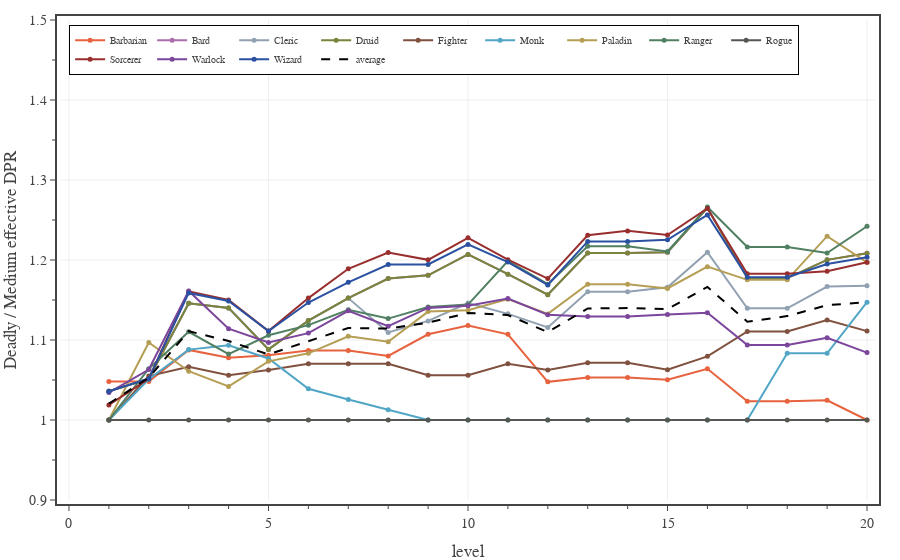

The code cell stored with this chart in its notebook:
### Code cell
# plots the ratio between the Deadly and Medium encounter XPs for each class
enc_diffs = ['Easy','Medium','Hard','Deadly']
levels = np.array(range(1,21,1))

fig = go.Figure()

xp_mean = np.zeros(len(levels))
for pc in PC_CLASSES:
    pc_xp = np.zeros([20, len(enc_diffs)])
    for i in range(len(enc_diffs)):
        diff = enc_diffs[i]
        with open(f'./pc data - {diff} 2 short rests.json', 'r') as fin:
            pc_data = json.load(fin)
        
        pc_xp[:,i] = np.array(pc_data[pc]['effective damage per round mean'])

    for i in range(20):
        pc_xp[i,:] /= pc_xp[i,1]
    
    fig.add_trace(go.Scatter(
        x=levels, 
        y=pc_xp[:,3],
        mode='lines+markers', 
        line=dict(color=PC_CLASSES[pc]['color'], dash='solid'),
        marker={'size': 5},
        unselected=dict(marker=dict(opacity=0.0)),
        name=pc,
        hovertemplate=
            '<b>'+pc+'</b><br>'+
            'level %{x}<br>'+
            'XP delta %{y:.2f}'+
            '<extra></extra>'
    ))
    
    xp_mean += pc_xp[:,3]

xp_mean /= len(PC_CLASSES)
fig.add_trace(go.Scatter(
    x=levels, 
    y=xp_mean,
    mode='lines', 
    line=dict(color='black', dash='dash'),
    unselected=dict(marker=dict(opacity=0.0)),
    name='average',
    hoverinfo='skip'
))

fig.update_layout(
    template=TFB_TEMPLATE,
    #width=600,
    #height=800,
    xaxis=dict(
        title_text='level',
        range=[-0.2, 20.2],
        tick0=0, dtick=5,
        minor=dict(tick0=0, dtick=1),
    ),
    yaxis=dict(
        title_text='Deadly / Medium effective DPR',
        range=[0.90, 1.5],
        tick0=0, dtick=0.1,
        minor=dict(tick0=0, dtick=0.05),
    ),
    legend=dict(
        yanchor='top',  y=0.99,
        xanchor='left', x=0.01,
    )
)

fig.show(config=TFB_CONFIG)
if SAVEFIGS:
    fig.write_html(
        f'./fig-class-daily-xp-delta-vs-encounter-difficulty.html', 
        include_plotlyjs=False, 
        full_html=False, 
        config=TFB_CONFIG
    )

### Figure 1 — Plotly figure (JSON) as saved in the notebook; plotly's stock layout.template omitted (floating-point values rounded to 4 significant figures)
{"data": [{"hovertemplate": "<b>Barbarian</b><br>level %{x}<br>XP delta %{y:.2f}<extra></extra>", "line": {"color": "#E7623E", "dash": "solid"}, "marker": {"size": 5}, "mode": "lines+markers", "name": "Barbarian", "type": "scatter", "unselected": {"marker": {"opacity": 0}}, "x": [1, 2, 3, 4, 5, 6, 7, 8, 9, 10, 11, 12, 13, 14, 15, 16, 17, 18, 19, 20], "y": [1.048, 1.048, 1.088, 1.078, 1.081, 1.087, 1.087, 1.08, 1.107, 1.118, 1.107, 1.048, 1.053, 1.053, 1.05, 1.064, 1.023, 1.023, 1.025, 1]}, {"hovertemplate": "<b>Bard</b><br>level %{x}<br>XP delta %{y:.2f}<extra></extra>", "line": {"color": "#AB6DAC", "dash": "solid"}, "marker": {"size": 5}, "mode": "lines+markers", "name": "Bard", "type": "scatter", "unselected": {"marker": {"opacity": 0}}, "x": [1, 2, 3, 4, 5, 6, 7, 8, 9, 10, 11, 12, 13, 14, 15, 16, 17, 18, 19, 20], "y": [1.036, 1.052, 1.146, 1.14, 1.088, 1.124, 1.152, 1.177, 1.181, 1.207, 1.182, 1.157, 1.209, 1.209, 1.21, 1.265, 1.177, 1.177, 1.2, 1.208]}, {"hovertemplate": "<b>Cleric</b><br>level %{x}<br>XP delta %{y:.2f}<extra></extra>", "line": {"color": "#91A1B2", "dash": "solid"}, "marker": {"size": 5}, "mode": "lines+markers", "name": "Cleric", "type": "scatter", "unselected": {"marker": {"opacity": 0}}, "x": [1, 2, 3, 4, 5, 6, 7, 8, 9, 10, 11, 12, 13, 14, 15, 16, 17, 18, 19, 20], "y": [1.036, 1.052, 1.146, 1.14, 1.088, 1.124, 1.152, 1.109, 1.124, 1.146, 1.133, 1.116, 1.16, 1.16, 1.166, 1.21, 1.14, 1.14, 1.167, 1.168]}, {"hovertemplate": "<b>Druid</b><br>level %{x}<br>XP delta %{y:.2f}<extra></extra>", "line": {"color": "#7A853B", "dash": "solid"}, "marker": {"size": 5}, "mode": "lines+markers", "name": "Druid", "type": "scatter", "unselected": {"marker": {"opacity": 0}}, "x": [1, 2, 3, 4, 5, 6, 7, 8, 9, 10, 11, 12, 13, 14, 15, 16, 17, 18, 19, 20], "y": [1.036, 1.052, 1.146, 1.14, 1.088, 1.124, 1.152, 1.177, 1.181, 1.207, 1.182, 1.157, 1.209, 1.209, 1.21, 1.265, 1.177, 1.177, 1.2, 1.208]}, {"hovertemplate": "<b>Fighter</b><br>level %{x}<br>XP delta %{y:.2f}<extra></extra>", "line": {"color": "#7F513E", "dash": "solid"}, "marker": {"size": 5}, "mode": "lines+markers", "name": "Fighter", "type": "scatter", "unselected": {"marker": {"opacity": 0}}, "x": [1, 2, 3, 4, 5, 6, 7, 8, 9, 10, 11, 12, 13, 14, 15, 16, 17, 18, 19, 20], "y": [1, 1.055, 1.067, 1.056, 1.063, 1.07, 1.07, 1.07, 1.056, 1.056, 1.07, 1.062, 1.071, 1.071, 1.063, 1.08, 1.111, 1.111, 1.125, 1.111]}, {"hovertemplate": "<b>Monk</b><br>level %{x}<br>XP delta %{y:.2f}<extra></extra>", "line": {"color": "#51A5C5", "dash": "solid"}, "marker": {"size": 5}, "mode": "lines+markers", "name": "Monk", "type": "scatter", "unselected": {"marker": {"opacity": 0}}, "x": [1, 2, 3, 4, 5, 6, 7, 8, 9, 10, 11, 12, 13, 14, 15, 16, 17, 18, 19, 20], "y": [1, 1.051, 1.088, 1.093, 1.077, 1.039, 1.026, 1.013, 1, 1, 1, 1, 1, 1, 1, 1, 1, 1.084, 1.083, 1.147]}, {"hovertemplate": "<b>Paladin</b><br>level %{x}<br>XP delta %{y:.2f}<extra></extra>", "line": {"color": "#B59E54", "dash": "solid"}, "marker": {"size": 5}, "mode": "lines+markers", "name": "Paladin", "type": "scatter", "unselected": {"marker": {"opacity": 0}}, "x": [1, 2, 3, 4, 5, 6, 7, 8, 9, 10, 11, 12, 13, 14, 15, 16, 17, 18, 19, 20], "y": [1, 1.097, 1.061, 1.042, 1.073, 1.083, 1.105, 1.098, 1.136, 1.137, 1.151, 1.133, 1.17, 1.17, 1.164, 1.192, 1.175, 1.175, 1.23, 1.197]}, {"hovertemplate": "<b>Ranger</b><br>level %{x}<br>XP delta %{y:.2f}<extra></extra>", "line": {"color": "#507F62", "dash": "solid"}, "marker": {"size": 5}, "mode": "lines+markers", "name": "Ranger", "type": "scatter", "unselected": {"marker": {"opacity": 0}}, "x": [1, 2, 3, 4, 5, 6, 7, 8, 9, 10, 11, 12, 13, 14, 15, 16, 17, 18, 19, 20], "y": [1, 1.064, 1.11, 1.082, 1.106, 1.119, 1.138, 1.127, 1.141, 1.144, 1.199, 1.17, 1.217, 1.217, 1.211, 1.266, 1.216, 1.216, 1.209, 1.242]}, {"hovertemplate": "<b>Rogue</b><br>level %{x}<br>XP delta %{y:.2f}<extra></extra>", "line": {"color": "#555752", "dash": "solid"}, "marker": {"size": 5}, "mode": "lines+markers", "name": "Rogue", "type": "scatter", "unselected": {"marker": {"opacity": 0}}, "x": [1, 2, 3, 4, 5, 6, 7, 8, 9, 10, 11, 12, 13, 14, 15, 16, 17, 18, 19, 20], "y": [1, 1, 1, 1, 1, 1, 1, 1, 1, 1, 1, 1, 1, 1, 1, 1, 1, 1, 1, 1]}, {"hovertemplate": "<b>Sorcerer</b><br>level %{x}<br>XP delta %{y:.2f}<extra></extra>", "line": {"color": "#992E2E", "dash": "solid"}, "marker": {"size": 5}, "mode": "lines+markers", "name": "Sorcerer", "type": "scatter", "unselected": {"marker": {"opacity": 0}}, "x": [1, 2, 3, 4, 5, 6, 7, 8, 9, 10, 11, 12, 13, 14, 15, 16, 17, 18, 19, 20], "y": [1.019, 1.052, 1.161, 1.15, 1.111, 1.152, 1.189, 1.209, 1.2, 1.228, 1.2, 1.177, 1.231, 1.236, 1.231, 1.264, 1.183, 1.183, 1.186, 1.197]}, {"hovertemplate": "<b>Warlock</b><br>level %{x}<br>XP delta %{y:.2f}<extra></extra>", "line": {"color": "#7B469B", "dash": "solid"}, "marker": {"size": 5}, "mode": "lines+markers", "name": "Warlock", "type": "scatter", "unselected": {"marker": {"opacity": 0}}, "x": [1, 2, 3, 4, 5, 6, 7, 8, 9, 10, 11, 12, 13, 14, 15, 16, 17, 18, 19, 20], "y": [1.034, 1.063, 1.161, 1.114, 1.097, 1.109, 1.136, 1.117, 1.14, 1.143, 1.152, 1.132, 1.129, 1.129, 1.132, 1.134, 1.094, 1.094, 1.103, 1.084]}, {"hovertemplate": "<b>Wizard</b><br>level %{x}<br>XP delta %{y:.2f}<extra></extra>", "line": {"color": "#2A50A1", "dash": "solid"}, "marker": {"size": 5}, "mode": "lines+markers", "name": "Wizard", "type": "scatter", "unselected": {"marker": {"opacity": 0}}, "x": [1, 2, 3, 4, 5, 6, 7, 8, 9, 10, 11, 12, 13, 14, 15, 16, 17, 18, 19, 20], "y": [1.036, 1.052, 1.159, 1.149, 1.111, 1.147, 1.172, 1.194, 1.194, 1.219, 1.197, 1.169, 1.223, 1.223, 1.225, 1.256, 1.178, 1.178, 1.195, 1.204]}, {"hoverinfo": "skip", "line": {"color": "black", "dash": "dash"}, "mode": "lines", "name": "average", "type": "scatter", "unselected": {"marker": {"opacity": 0}}, "x": [1, 2, 3, 4, 5, 6, 7, 8, 9, 10, 11, 12, 13, 14, 15, 16, 17, 18, 19, 20], "y": [1.02, 1.053, 1.111, 1.099, 1.082, 1.098, 1.115, 1.114, 1.122, 1.134, 1.131, 1.11, 1.139, 1.14, 1.139, 1.166, 1.123, 1.13, 1.144, 1.147]}], "layout": {"legend": {"x": 0.01, "xanchor": "left", "y": 0.99, "yanchor": "top"}, "xaxis": {"dtick": 5, "minor": {"dtick": 1, "tick0": 0}, "range": [-0.2, 20.2], "tick0": 0, "title": {"text": "level"}}, "yaxis": {"dtick": 0.1, "minor": {"dtick": 0.05, "tick0": 0}, "range": [0.9, 1.5], "tick0": 0, "title": {"text": "Deadly / Medium effective DPR"}}}}
